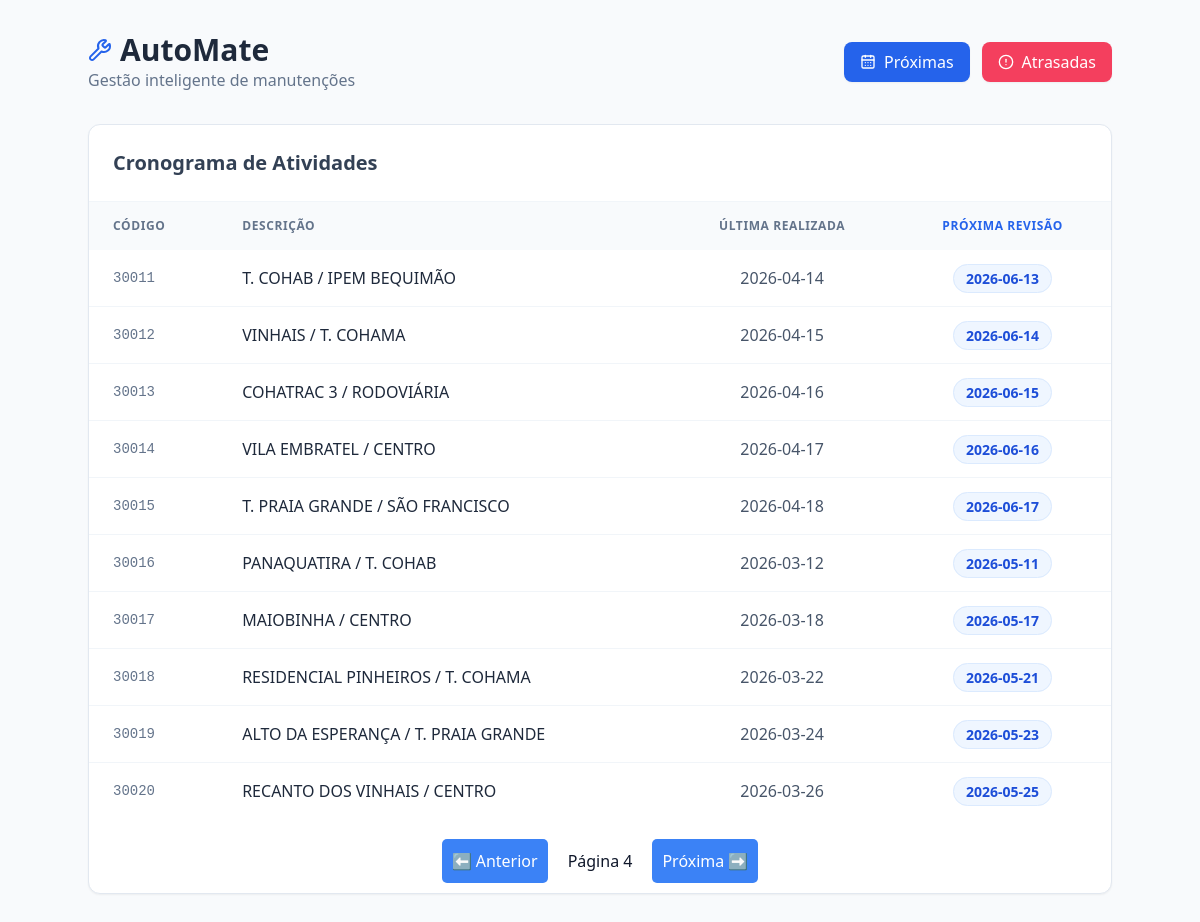
/?page=4, run on the app's committed database.
### tables this page shows
CREATE TABLE ONIBUS (Id INTEGER PRIMARY KEY AUTOINCREMENT, Codigo TEXT NOT NULL, Descricao TEXT NOT NULL, DataUltimaManutecao TEXT, DataProxManutecao TEXT);

### main.py (the view)
@app.route('/')
def home():
    page = request.args.get('page', 1, type=int)
    per_page = 10
    offset = (page - 1) * per_page
    conn = get_db_connection()
    query =f"""SELECT Codigo, Descricao, DataUltimaManutecao, DataProxManutecao FROM ONIBUS LIMIT {per_page} OFFSET {offset}"""
    df = pd.read_sql_query(query, conn)
    total_onibus = conn.execute('SELECT COUNT(*) FROM ONIBUS').fetchone()[0]
    conn.close()
    dados = df.to_dict(orient='records')
    has_next = total_onibus > (page * per_page)
    has_prev = page > 1
    return render_template("index.html",dados=dados,page=page,has_next=has_next,has_prev=has_prev)

### main.py (called while the page is built)
def get_db_connection():
    return sqlite3.connect('automate.db')

### templates/index.html (shortened to what this page needs)
<!DOCTYPE html>
<html lang="pt-br">
<head>
    <script src="https://cdn.tailwindcss.com"></script>
</head>
<body class="bg-slate-50 font-sans text-slate-900 p-4 md:p-8">
<div class="max-w-5xl mx-auto">
    <header class="flex flex-col md:flex-row md:items-center justify-between mb-8 gap-4">
        <div>
            <h1 class="text-3xl font-bold text-slate-800 flex items-center gap-2">
                <i data-lucide="wrench" class="text-blue-600"></i> AutoMate
            </h1>
            <p class="text-slate-500">Gestão inteligente de manutenções</p>
        </div>
        <div class="flex gap-3">
            <a href="/buscarProx" class="flex items-center gap-2 bg-blue-600 hover:bg-blue-700 text-white px-4 py-2 rounded-lg transition-all font-medium shadow-sm">
                <i data-lucide="calendar-days" class="w-4 h-4"></i> Próximas
            </a>
            <a href="/buscarAtras" class="flex items-center gap-2 bg-rose-500 hover:bg-rose-600 text-white px-4 py-2 rounded-lg transition-all font-medium shadow-sm">
                <i data-lucide="alert-circle" class="w-4 h-4"></i> Atrasadas
            </a>
        </div>
    </header>
    <main class="bg-white rounded-xl shadow-sm border border-slate-200 overflow-hidden">
        <div class="p-6 border-b border-slate-100">
            <h2 class="text-xl font-semibold text-slate-700">Cronograma de Atividades</h2>
        </div>
        {% if dados %}
        <div class="overflow-x-auto">
            <table class="w-full text-left border-collapse">
                <thead>
                <tr class="bg-slate-50 text-slate-500 uppercase text-xs font-bold tracking-wider">
                    <th class="px-6 py-4">Código</th>
                    <th class="px-6 py-4">Descrição</th>
                    <th class="px-6 py-4 text-center">Última Realizada</th>
                    <th class="px-6 py-4 text-center text-blue-600">Próxima Revisão</th>
                </tr>
                </thead>
                <tbody class="divide-y divide-slate-100">
                {% for dado in dados %}
                <tr class="hover:bg-slate-50 transition-colors">
                    <td class="px-6 py-4 font-mono text-sm text-slate-500">{{ dado.Codigo }}</td>
                    <td class="px-6 py-4 font-medium text-slate-800">{{ dado.Descricao }}</td>
                    <td class="px-6 py-4 text-center text-slate-600">{{ dado.DataUltimaManutecao }}</td>
                    <td class="px-6 py-4 text-center">
                                <span class="bg-blue-50 text-blue-700 px-3 py-1 rounded-full text-sm font-semibold border border-blue-100">
                                    {{ dado.DataProxManutecao }}
                                </span>
                    </td>
                </tr>
                {% endfor %}
                </tbody>
            </table>
        </div>
        {% else %}
        <div class="flex flex-col items-center justify-center p-12 text-slate-400">
            <i data-lucide="clipboard-check" class="w-12 h-12 mb-4 opacity-20"></i>
            <p class="text-lg">Tudo em dia! Nenhuma manutenção pendente.</p>
        </div>
        {% endif %}
        <div style="margin-top: 20px; margin-bottom: 10px;display: flex; gap: 10px; justify-content: center;">
        {% if has_prev %}
            <a href="{{ url_for('home', page=page-1) }}" style="padding: 10px; background: #3b82f6; color: white; text-decoration: none; border-radius: 5px;">⬅️ Anterior</a>
        {% endif %}
        <span style="padding: 10px;">Página {{ page }}</span>
        {% if has_next %}
            <a href="{{ url_for('home', page=page+1) }}" style="padding: 10px; background: #3b82f6; color: white; text-decoration: none; border-radius: 5px;">Próxima ➡️</a>
        {% endif %}
        </div>
    </main>
</div>
</body>
</html>

### data on the page
ONIBUS: Codigo "30011", Descricao "T. COHAB / IPEM BEQUIMÃO", DataUltimaManutecao "2026-04-14", DataProxManutecao "2026-06-13"
ONIBUS: Codigo "30012", Descricao "VINHAIS / T. COHAMA", DataUltimaManutecao "2026-04-15", DataProxManutecao "2026-06-14"
ONIBUS: Codigo "30013", Descricao "COHATRAC 3 / RODOVIÁRIA", DataUltimaManutecao "2026-04-16", DataProxManutecao "2026-06-15"
ONIBUS: Codigo "30014", Descricao "VILA EMBRATEL / CENTRO", DataUltimaManutecao "2026-04-17", DataProxManutecao "2026-06-16"
ONIBUS: Codigo "30015", Descricao "T. PRAIA GRANDE / SÃO FRANCISCO", DataUltimaManutecao "2026-04-18", DataProxManutecao "2026-06-17"
ONIBUS: Codigo "30016", Descricao "PANAQUATIRA / T. COHAB", DataUltimaManutecao "2026-03-12", DataProxManutecao "2026-05-11"
ONIBUS: Codigo "30017", Descricao "MAIOBINHA / CENTRO", DataUltimaManutecao "2026-03-18", DataProxManutecao "2026-05-17"
ONIBUS: Codigo "30018", Descricao "RESIDENCIAL PINHEIROS / T. COHAMA", DataUltimaManutecao "2026-03-22", DataProxManutecao "2026-05-21"
ONIBUS: Codigo "30019", Descricao "ALTO DA ESPERANÇA / T. PRAIA GRANDE", DataUltimaManutecao "2026-03-24", DataProxManutecao "2026-05-23"
ONIBUS: Codigo "30020", Descricao "RECANTO DOS VINHAIS / CENTRO", DataUltimaManutecao "2026-03-26", DataProxManutecao "2026-05-25"

### other printed values
{{ page }} "4"
